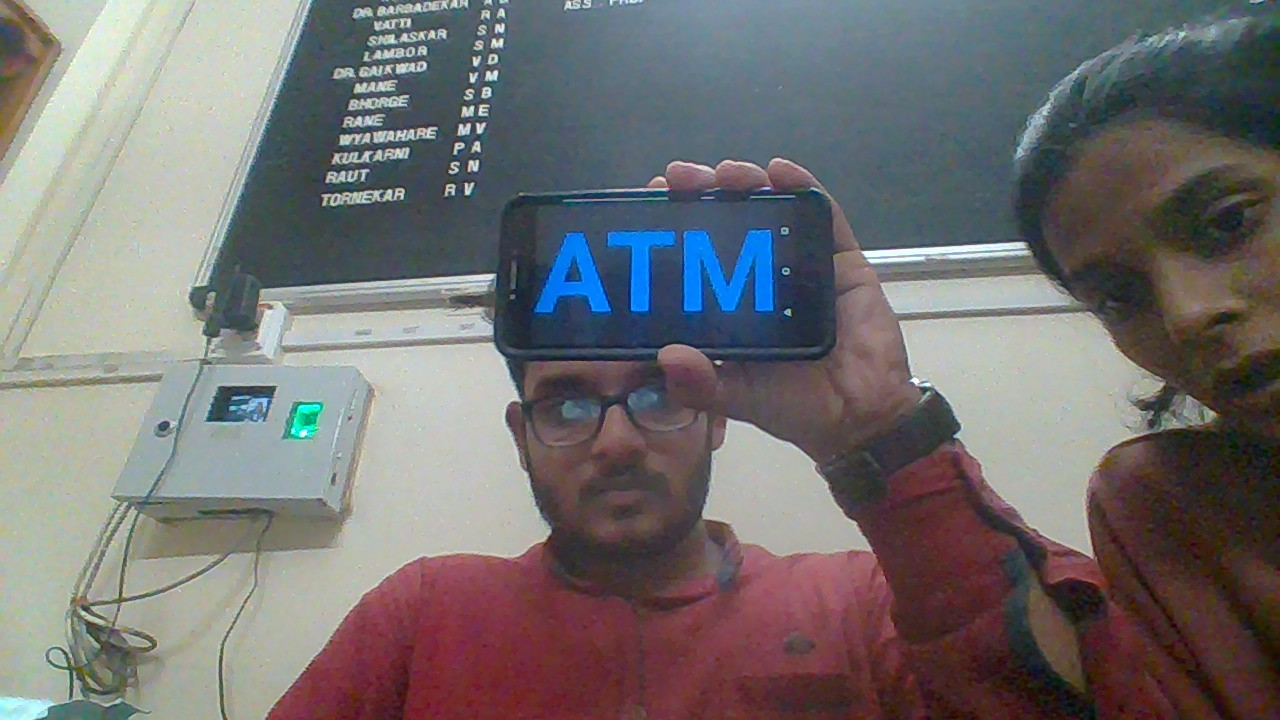
#> input picture rec.jpg, 1280 x 720 px
$ python text_rec.py
#> lines starting #> are read from the running program, lines starting #| are printed output that depends on the picture; after the words box and inside, x2 and y2 are one past the last pixel; in counts of white or black regions, pixels touching at a corner belong together
import pytesseract
from PIL import Image, ImageEnhance, ImageFilter

im = Image.open("rec.jpg") # the second one
#> im is the input picture: PIL image 1280x720 RGB; mean R, G, B 114.9, 112.6, 113
im = im.filter(ImageFilter.MedianFilter())
enhancer = ImageEnhance.Contrast(im)
im = enhancer.enhance(2)
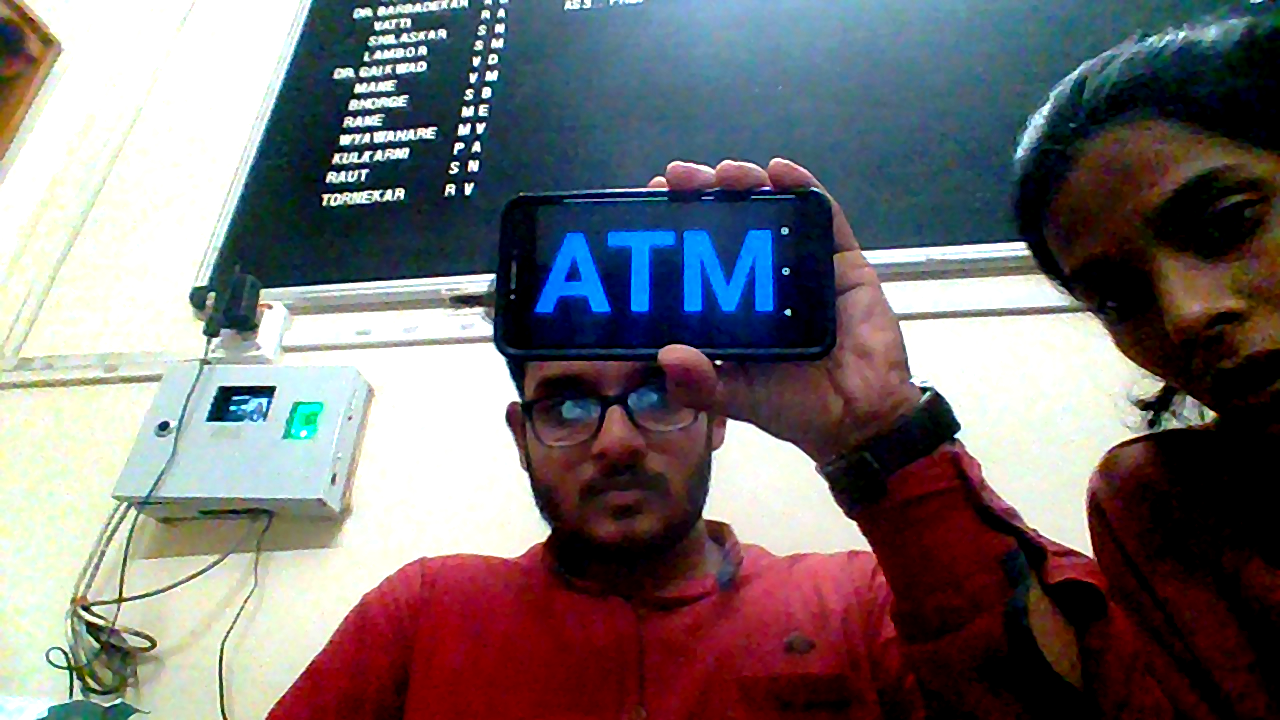
#> im: PIL image 1280x720 RGB; mean R, G, B 117.4, 112.4, 115.3
im = im.convert('1')
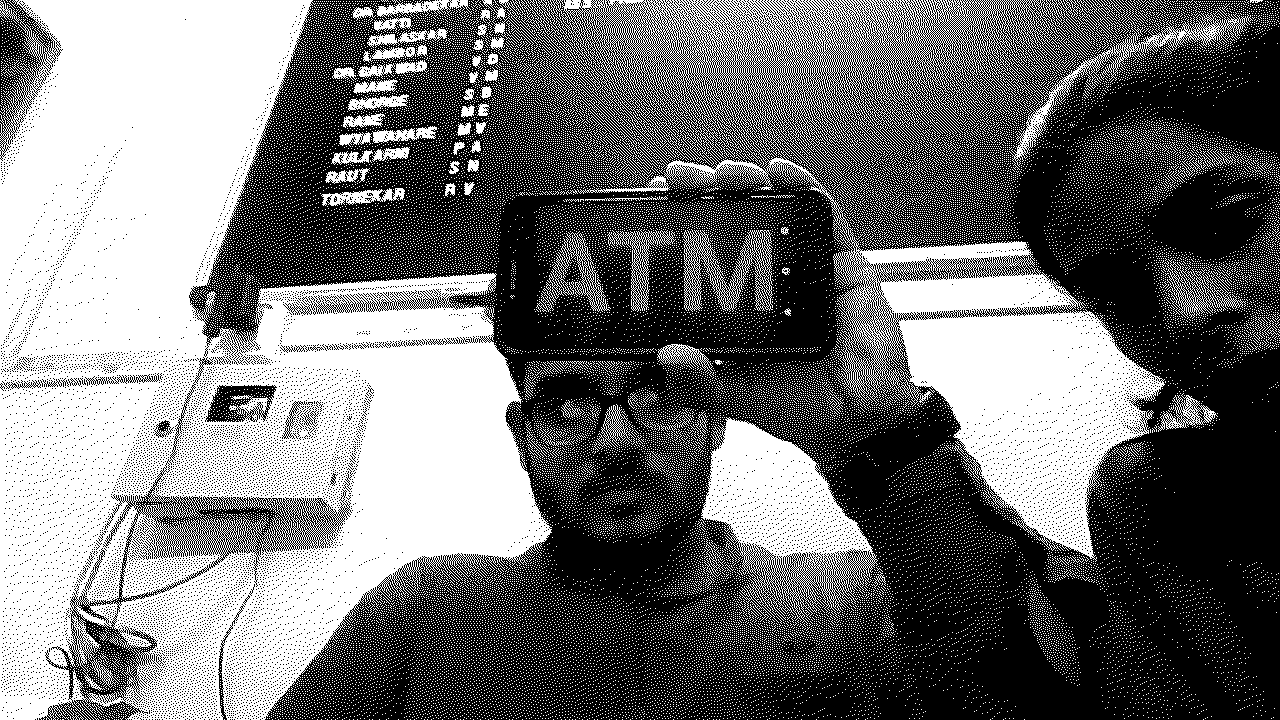
#> im: PIL image 1280x720 1; 44.6% white; 41638 white regions (41500 under 20 px), largest, box (x1, y1, x2, y2) and area: (0, 0, 552, 720) 235437, (518, 0, 1253, 562) 86931, (701, 417, 878, 626) 16915
im.save('temp2.jpg')
#> (the run stopped early here; a loop or call above may not have finished)

$ run again, with pilot.jpg copied over rec.jpg
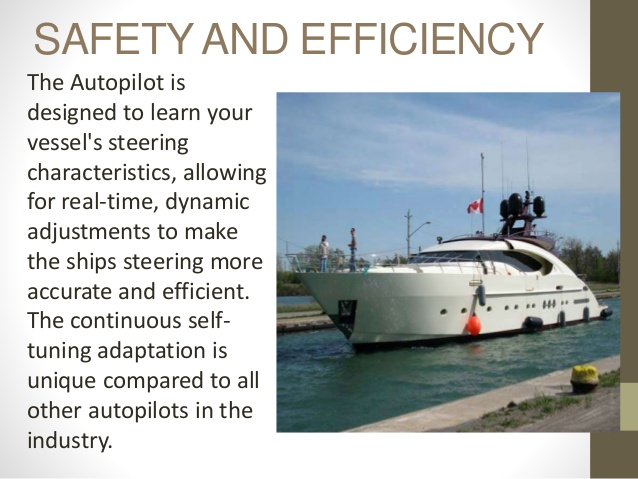
#> input picture pilot.jpg, 638 x 479 px
#> im is the input picture: PIL image 638x479 RGB; mean R, G, B 185.5, 191.4, 192.7
#> `im = enhancer.enhance(2)`:
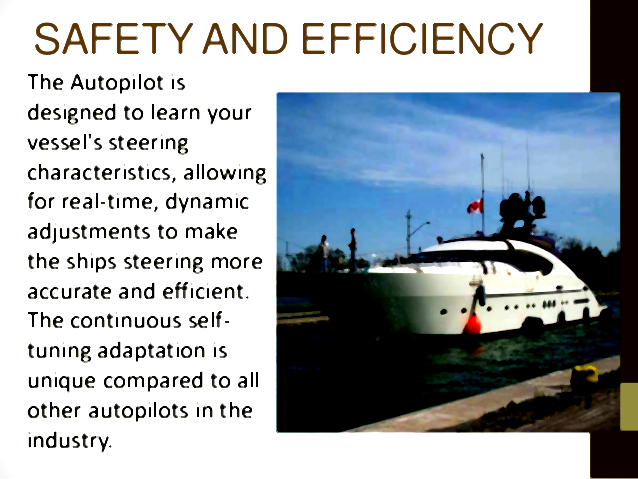
#> im: PIL image 638x479 RGB; mean R, G, B 163.5, 171.7, 178.1
#> `im = im.convert('1')`:
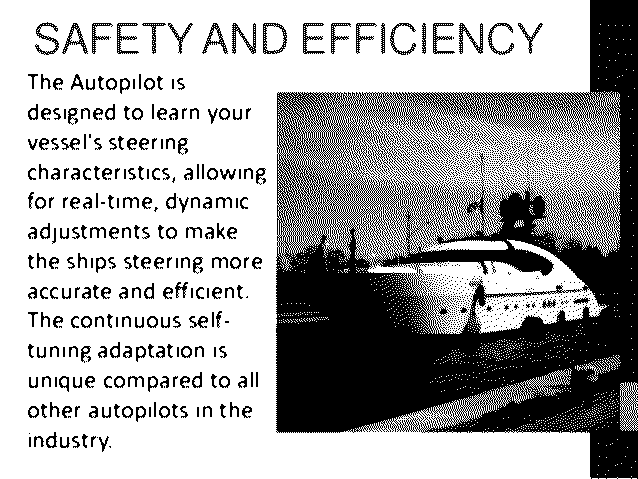
#> im: PIL image 638x479 1; 66.5% white; 1465 black regions (1210 under 20 px), largest, box (x1, y1, x2, y2) and area: (276, 0, 638, 479) 84204, (459, 23, 483, 54) 252, (232, 23, 256, 54) 251

$ run again, with test1.JPG copied over rec.jpg
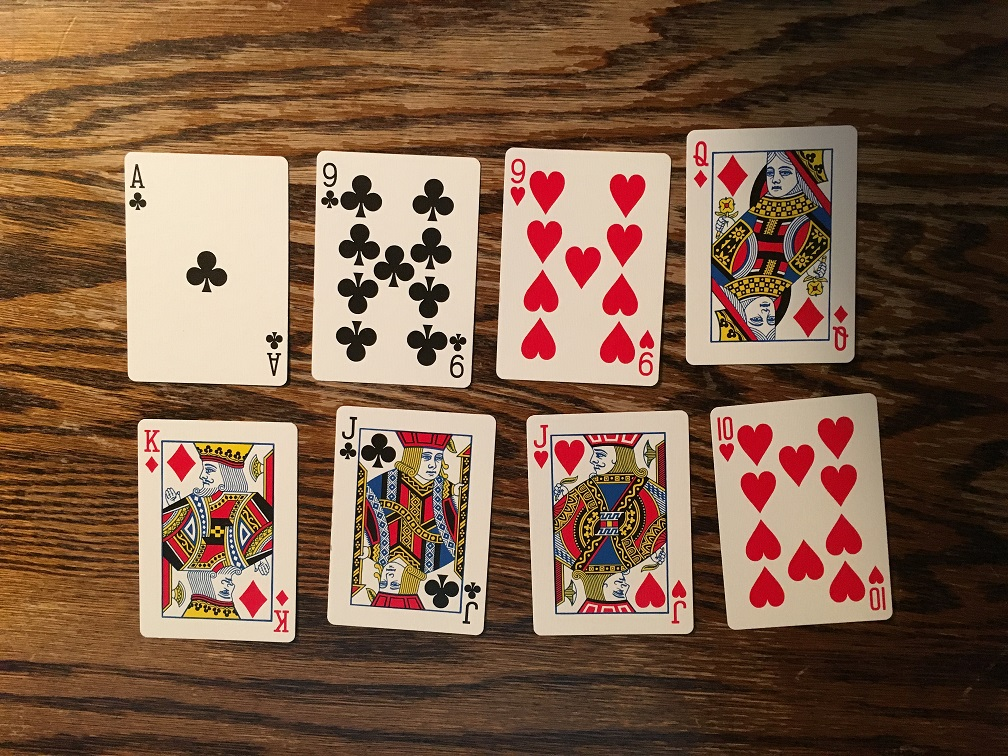
#> input picture test1.JPG, 1008 x 756 px
#> im is the input picture: PIL image 1008x756 RGB; mean R, G, B 124.6, 93.8, 72.7
#> `im = enhancer.enhance(2)`:
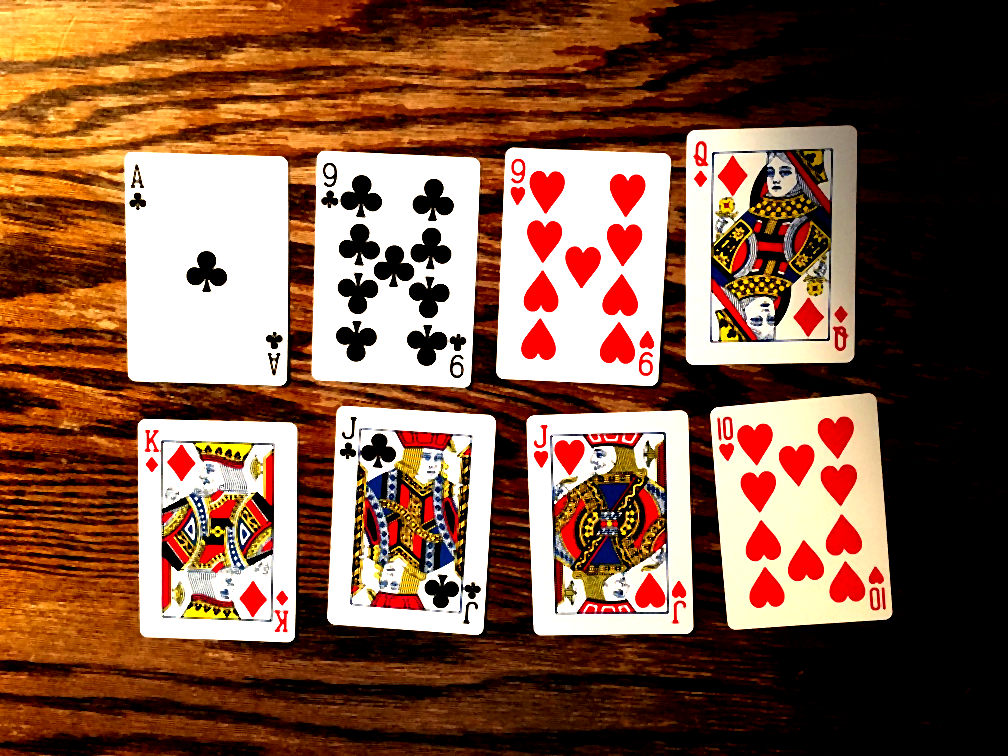
#> im: PIL image 1008x756 RGB; mean R, G, B 130, 90.2, 69
#> `im = im.convert('1')`:
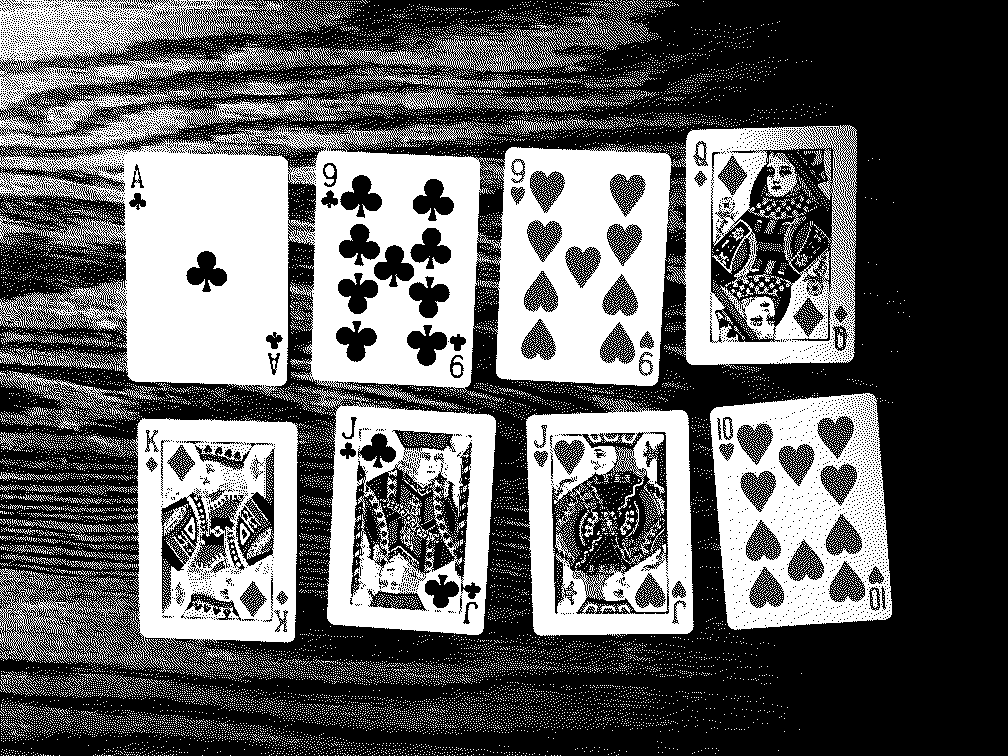
#> im: PIL image 1008x756 1; 38.9% white; 21289 white regions (21121 under 20 px), largest, box (x1, y1, x2, y2) and area: (0, 0, 678, 396) 126261, (0, 418, 299, 672) 29803, (710, 393, 892, 630) 26527
